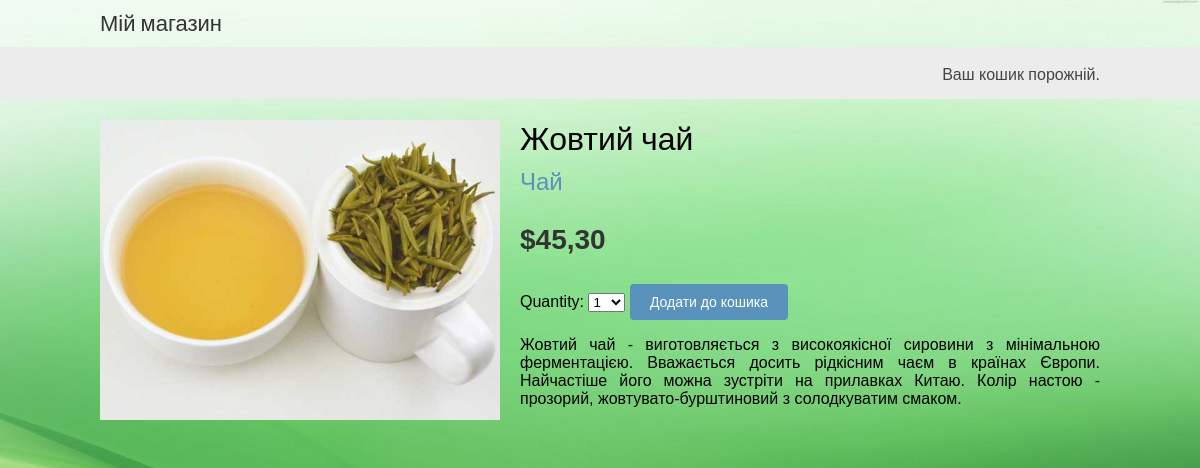
The app's page /5/yellow-tea/ with its own data.
### shop/models.py (models this page shows, shortened)
class Product(models.Model):
    category = models.ForeignKey(Category, related_name='products', on_delete=models.CASCADE)
    name = models.CharField(max_length=200)
    slug = models.CharField(max_length=200)
    image = models.ImageField(upload_to='products/%Y/%m/%d', blank=True)
    description = models.TextField(blank=True)
    price = models.DecimalField(max_digits=10, decimal_places=2)
    available = models.BooleanField(default=True)
    created = models.DateTimeField(auto_now_add=True)
    updated = models.DateTimeField(auto_now=True)
    class Meta:
        ordering = ['name']
        indexes = [
            models.Index(fields=['id', 'slug']),
            models.Index(fields=['name']),
            models.Index(fields=['-created']),
        ]
        verbose_name = 'продукт'
        verbose_name_plural = 'продукти'

class Category(models.Model):
    name = models.CharField(max_length=200)
    slug = models.SlugField(max_length=200, unique=True)
    class Meta:
        ordering = ['name']
        indexes = [
            models.Index(fields=['name']),
                   ]
        verbose_name = 'категорія'
        verbose_name_plural = 'категорії'
    def __str__(self):
        return self.name
    def get_absolute_url(self):
        return reverse('shop:product_list_by_category', args=[self.slug])

### shop/views.py (the view)
# urls.py: path('<int:id>/<slug:slug>/', views.product_detail, name='product_detail'),
def product_detail(request, id, slug):
    product = get_object_or_404(Product,
                                id=id,
                                slug=slug,
                                available=True)
    cart_product_form = CartAddProductForm()
    r = Recommender()
    recommended_products = r.suggest_products_for([product], 4)
    return render(request,
                  'shop/product/detail.html',
                  {'product': product,
                   'cart_product_form': cart_product_form,
                   'recommended_products': recommended_products})

### cart/forms.py
class CartAddProductForm(forms.Form):
    quantity = forms.TypedChoiceField(
                                choices=PRODUCT_QUANTITY_CHOICES,
                                coerce=int)
    override = forms.BooleanField(required=False,
                                  initial=False,
                                  widget=forms.HiddenInput)

### cart/cart.py (called while the page is built)
    def __len__(self):
        return sum(item['quantity'] for item in self.cart.values())

### cart/context_processors.py (called while the page is built)
def cart(request):
    return {'cart': Cart(request)}

### shop/recommender.py (called while the page is built, shortened)
    def get_product_key(self, id):
        return f'product:{id}:purchased_with'

    def suggest_products_for(self, products, max_results=6):
        product_ids = [p.id for p in products]
        if len(products) == 1:
            suggestions = r.zrange(
                             self.get_product_key(product_ids[0]),
                             0, -1, desc=True)[:max_results]
        suggested_products_ids = [int(id) for id in suggestions]
        suggested_products = list(Product.objects.filter(id__in=suggested_products_ids))
        suggested_products.sort(key=lambda x: suggested_products_ids.index(x.id))
        return suggested_products

### shop/templates/shop/product/detail.html (shortened to what this page needs)
{% extends "shop/base.html" %}
{% load static %}
{% block content %}
  <div class="product-detail">
    <img src="{% if product.image %}{{ product.image.url }}{% else %}
    {% static 'img/no_image.png' %}{% endif %}" width="300" height="300">
    <h1>{{ product.name }}</h1>
    <h2>
      <a href="{{ product.category.get_absolute_url }}">
        {{ product.category }}
      </a>
    </h2>
    <p class="price">${{ product.price }}</p>
    <form action="{% url 'cart:cart_add' product.id %}" method="post">
      {{ cart_product_form }}
      <input type="submit" value="Додати до кошика">
    </form>
    {{ product.description|linebreaks }}
  </div>
{% endblock %}

### shop/static/css/base.css (style rules this page uses)
body { margin:0; padding:0; font-family:helvetica, sans-serif; background-image: url('/static/img/img_fon.jpg'); background-repeat: no-repeat; background-attachment: fixed; background-size: 100% 100%; }
h1, h2, h3, h4, h5 , h6 { font-family: 'Ubuntu', sans-serif; font-weight:normal; }
a { text-decoration:none; color:#5993bb; }
a.button, input[type="submit"] { color:#fff; background:#5993bb; border-radius:4px; padding:10px 20px; font-size:14px; border:0; }
.product-detail { text-align:justify; }
.product-detail .price { color:#333; font-size:28px; font-weight:bold; }
.product-detail img { width:40%; float:left; padding:0 20px 20px 0; }
.product-detail h1 { margin-bottom:0; }
.product-detail h2 { margin-top:10px; }

### records on screen
Product: image (picture), name "Жовтий чай", category "Чай", price "45,30", description "Жовтий чай - виготовляється з високоякісної сировини з мінімальною ферментацією. Вважається досить рідкісним чаєм в країнах Європи. Найчастіше його можна зустріти на прилавках Китаю. Колір настою - прозорий, жовтувато-бурштиновий з солодкуватим смаком."
